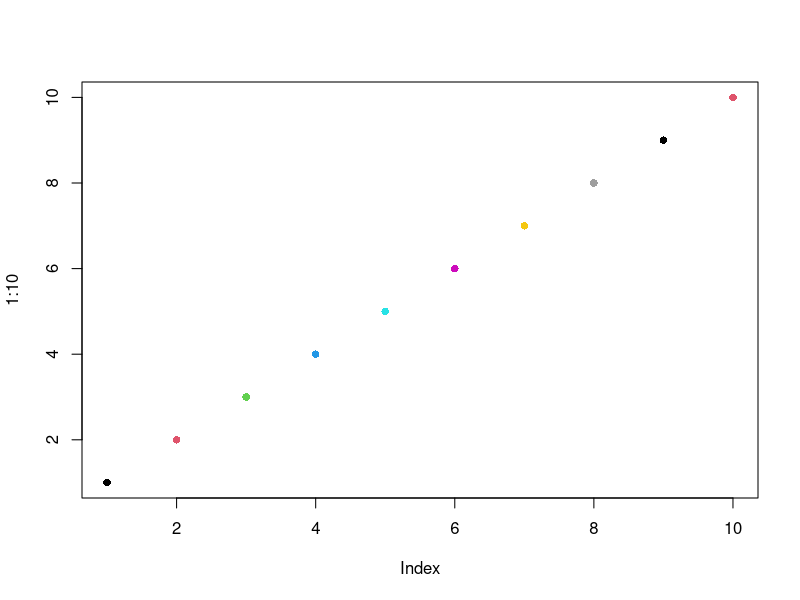

Source code (R):
## ---- chunk 1
plot(1:10, col=1:10, pch=16)
